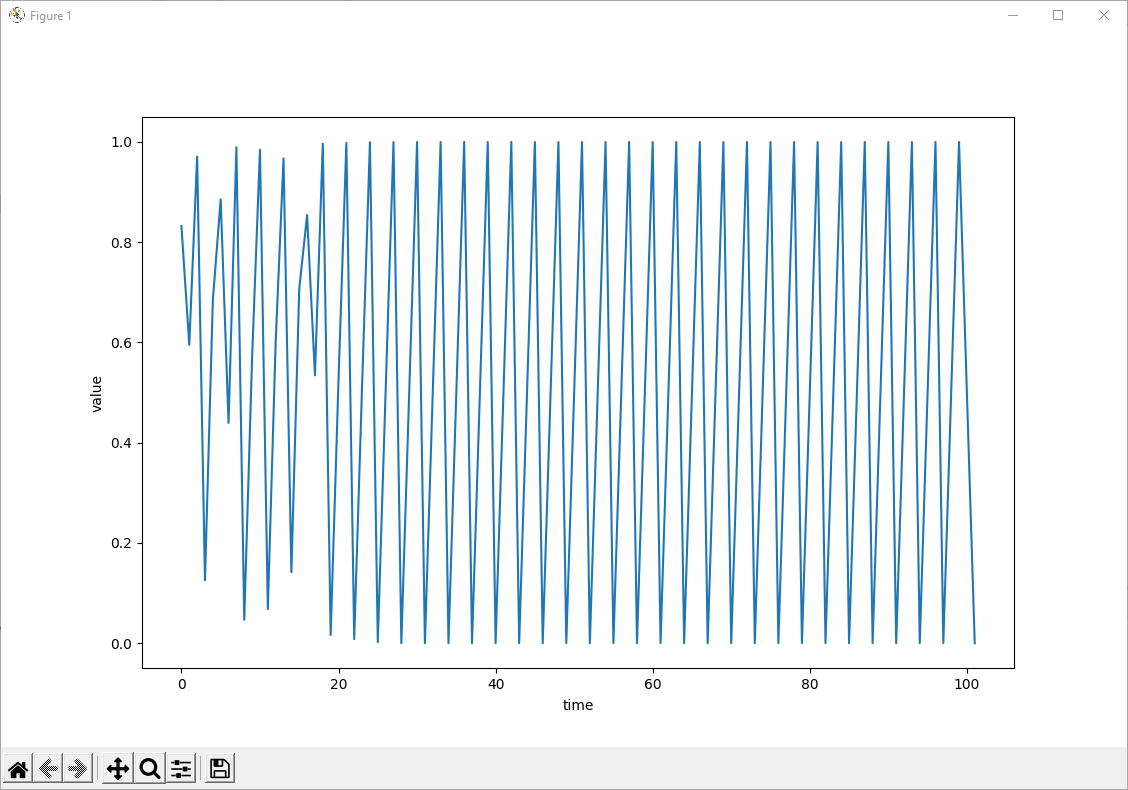

Reproduce this figure in Python.
#!/usr/bin/env python

from matplotlib import pyplot as plt

"""
Chaotic series function, 2016
"""
def ivp_chaos():
    f0 = 0.8323
    f = lambda xt: 0.5 + 1.5*xt - 2.0*xt*xt*xt
    time = list(range(100))

    values = [f0]
    for _ in time:
        values.append(f(values[-1]))

    time.append(101)

    fig = plt.figure()
    ax = fig.add_subplot(111)

    ax.plot(time, values)

    ax.set_xlabel('time', labelpad=5)
    ax.set_ylabel('value')
    ax.yaxis.set_ticks_position('left')
    ax.xaxis.set_ticks_position('bottom')

    plt.show()


if __name__ == '__main__':
    ivp_chaos()
